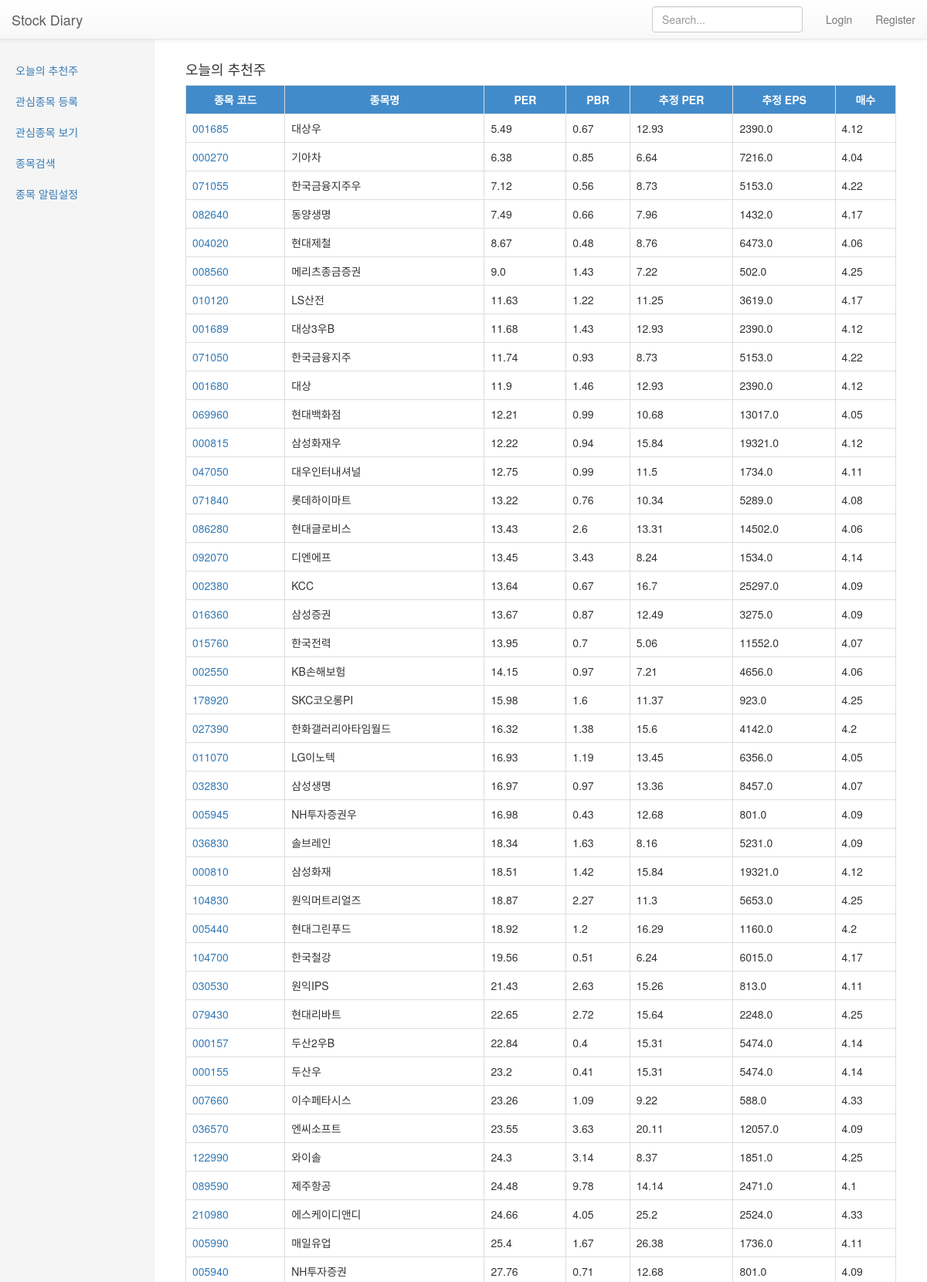
Screenshot of /stock/today (upper part) with the database file from the repository.
### stock/models.py (models this page shows, shortened)
class StockInform(models.Model):
	stock_code = models.ForeignKey(Stock)
	year = models.IntegerField()
	per = models.FloatField()
	pbr = models.FloatField()
	cns_per = models.FloatField()
	cns_eps = models.FloatField()
	invest_point = models.FloatField(default=0.0)
	invest_remark = models.CharField(max_length=10,default='')

class Stock(models.Model):
	stock_code = models.CharField(max_length=10)
	stock_name = models.CharField(max_length=100)
	stock_gubun = models.CharField(max_length=10, default="코스피")

### stock/views.py (the view)
def today_stock(request):
	stock_items = []
	stock = StockFilter.objects.filter(filter_name='todaystock')
	_per_from = stock[0].cns_per_from
	_per_to = stock[0].cns_per_to
	_pbr_from = stock[0].pbr_from
	_pbr_to = stock[0].pbr_to
	_cns_per_from = stock[0].cns_per_from
	_cns_per_to = stock[0].cns_per_to
	_cns_eps_from = stock[0].cns_eps_from
	_cns_eps_to = stock[0].cns_eps_to
	_invest_point_to = stock[0].invest_point_to
	current_year= datetime.today().year
	stock_items = StockInform.objects.filter(
		year=current_year,
		per__gt=_per_from,
		per__lt=_per_to,
		pbr__gt=_pbr_from,
		pbr__lt=_pbr_to,
		cns_per__gt=_cns_per_from,
		cns_per__lt=_cns_per_to,
		cns_eps__gt=_cns_eps_from,
		cns_eps__lt=_cns_eps_to,
		invest_point__gt=_invest_point_to,
		).order_by('per')
	return render(request,'stock/today.html',{
		'stock_items':stock_items,
		})

### stock/templates/stock/today.html
{% extends "stock/base.html" %}
{% block contents %}
<h4>오늘의 추천주</h4>
<table class="table table-bordered table-hover">
<tr>
	<th>종목 코드</th>
	<th>종목명</th>
	<th>PER</th>
	<th>PBR</th>
	<th>추정 PER</th>
	<th>추정 EPS</th>
	<th>매수</th>
</tr>
{% for stock_item in stock_items %}
<tr>
	<td><a href="http://finance.naver.com/item/main.nhn?code={{ stock_item.stock_code.stock_code }}" target="_blank">{{ stock_item.stock_code.stock_code }}</a></td>
	<td>{{ stock_item.stock_code.stock_name }}</td>
	<td>{{ stock_item.per }}</td>
	<td>{{ stock_item.pbr }}</td>
	<td>{{ stock_item.cns_per }}</td>
	<td>{{ stock_item.cns_eps }}</td>
	<td>{{ stock_item.invest_point }}</td>
</tr>
{% endfor %}
</table>
{% endblock %}

### stock/templates/stock/base.html (shortened to what this page needs)
<!doctype html>
{% load static from staticfiles %}
<html>
<head>
<link rel="stylesheet" href="https://maxcdn.bootstrapcdn.com/bootstrap/3.3.2/css/bootstrap.min.css">
<link rel="stylesheet" href="https://maxcdn.bootstrapcdn.com/bootstrap/3.3.2/css/bootstrap-theme.min.css">
<link rel="stylesheet" href="//code.jquery.com/ui/1.11.4/themes/smoothness/jquery-ui.css">
<link rel="stylesheet" href="{% static 'stock/stock.css' %}">
</head>
<body>
	<nav class="navbar navbar-default navbar-fixed-top nav-bar-color">
      <div class="container-fluid">
        <div class="navbar-header">
          <a class="navbar-brand" href="#">Stock Diary</a>
        </div>
        <div id="navbar_right" class="navbar-collapse collapse">
          <ul class="nav navbar-nav navbar-right">
            {% if request.user.is_authenticated %}
            <li><a href="#">{{ request.user.last_name }}{{ request.user.first_name }}님</a></li>
            <li><a href="{% url 'logout' %}">Logout</a></li>
            {% else %}
            <li><a href="{% url 'login' %}">Login</a></li>
            <li><a href="{% url 'register' %}">Register</a></li>
            {% endif %}
          </ul>
          <form class="navbar-form navbar-right" method="POST" action="{% url 'stock_search' %}">
            <input type="text" class="form-control" placeholder="Search..." id="search_key" name="search_key" autocomplete="off">
          </form>
        </div>
      </div>
    </nav>
	<div class="container-fluid">
      <div class="row">
        <div class="col-sm-3 col-md-2 sidebar">
          <ul class="nav nav-sidebar">
            <li><a href="{% url 'today_stock' %}">오늘의 추천주</a></li>
            <li><a href="{% url 'favorite' %}">관심종목 등록</a></li>
            <li><a href="{% url 'favorite_list' %}">관심종목 보기</a></li>
            <li><a href="{% url 'search_stock' %}">종목검색</a></li>
            <li><a href="{% url 'alarm' %}">종목 알림설정</a></li>
          </ul>
        </div>
        <div class="col-sm-9 col-sm-offset-3 col-md-10 col-md-offset-2 main">
			{% block contents %}{% endblock %}
        </div>
      </div>
    </div>
</body>
</html>

### stock/static/stock/stock.css (style rules this page uses)
body { padding-top: 50px; }
@media (min-width: 768px) { .sidebar { position: fixed; top: 51px; bottom: 0; left: 0; z-index: 1000; display: block; padding: 20px; overflow-x: hidden; overflow-y: auto; background-color: #f5f5f5; border-right: 1px solid #eee; } }
.main { padding: 20px; }
@media (min-width: 768px) { .main { padding-right: 40px; padding-left: 40px; } }
.nav-sidebar { margin-right: -21px; margin-bottom: 20px; margin-left: -20px; }
.nav-sidebar > li > a { padding-right: 20px; padding-left: 20px; }
.nav-bar-color { background-color:#C9F0DD; }
th { text-align: center; background-color: #428bca; color:white; }

### stock/templates/stock/base.html (style rules this page uses)
body { padding-top: 50px; }
@media (min-width: 768px) { .sidebar { position: fixed; top: 51px; bottom: 0; left: 0; z-index: 1000; display: block; padding: 20px; overflow-x: hidden; overflow-y: auto; background-color: #f5f5f5; border-right: 1px solid #eee; } }
.main { padding: 20px; }
@media (min-width: 768px) { .main { padding-right: 40px; padding-left: 40px; } }
.nav-sidebar { margin-right: -21px; margin-bottom: 20px; margin-left: -20px; }
.nav-sidebar > li > a { padding-right: 20px; padding-left: 20px; }
.nav-bar-color { background-color:#C9F0DD; }
th { text-align: center; background-color: #428bca; color:white; }

### rows the page displays
StockInform: stock_code.stock_code "001685", stock_code.stock_name "대상우", per "5.49", pbr "0.67", cns_per "12.93", cns_eps "2390.0", invest_point "4.12"
StockInform: stock_code.stock_code "000270", stock_code.stock_name "기아차", per "6.38", pbr "0.85", cns_per "6.64", cns_eps "7216.0", invest_point "4.04"
StockInform: stock_code.stock_code "071055", stock_code.stock_name "한국금융지주우", per "7.12", pbr "0.56", cns_per "8.73", cns_eps "5153.0", invest_point "4.22"
StockInform: stock_code.stock_code "082640", stock_code.stock_name "동양생명", per "7.49", pbr "0.66", cns_per "7.96", cns_eps "1432.0", invest_point "4.17"
StockInform: stock_code.stock_code "004020", stock_code.stock_name "현대제철", per "8.67", pbr "0.48", cns_per "8.76", cns_eps "6473.0", invest_point "4.06"
StockInform: stock_code.stock_code "008560", stock_code.stock_name "메리츠종금증권", per "9.0", pbr "1.43", cns_per "7.22", cns_eps "502.0", invest_point "4.25"
StockInform: stock_code.stock_code "010120", stock_code.stock_name "LS산전", per "11.63", pbr "1.22", cns_per "11.25", cns_eps "3619.0", invest_point "4.17"
StockInform: stock_code.stock_code "001689", stock_code.stock_name "대상3우B", per "11.68", pbr "1.43", cns_per "12.93", cns_eps "2390.0", invest_point "4.12"
StockInform: stock_code.stock_code "071050", stock_code.stock_name "한국금융지주", per "11.74", pbr "0.93", cns_per "8.73", cns_eps "5153.0", invest_point "4.22"
StockInform: stock_code.stock_code "001680", stock_code.stock_name "대상", per "11.9", pbr "1.46", cns_per "12.93", cns_eps "2390.0", invest_point "4.12"
StockInform: stock_code.stock_code "069960", stock_code.stock_name "현대백화점", per "12.21", pbr "0.99", cns_per "10.68", cns_eps "13017.0", invest_point "4.05"
StockInform: stock_code.stock_code "000815", stock_code.stock_name "삼성화재우", per "12.22", pbr "0.94", cns_per "15.84", cns_eps "19321.0", invest_point "4.12"
StockInform: stock_code.stock_code "047050", stock_code.stock_name "대우인터내셔널", per "12.75", pbr "0.99", cns_per "11.5", cns_eps "1734.0", invest_point "4.11"
StockInform: stock_code.stock_code "071840", stock_code.stock_name "롯데하이마트", per "13.22", pbr "0.76", cns_per "10.34", cns_eps "5289.0", invest_point "4.08"
StockInform: stock_code.stock_code "086280", stock_code.stock_name "현대글로비스", per "13.43", pbr "2.6", cns_per "13.31", cns_eps "14502.0", invest_point "4.06"
StockInform: stock_code.stock_code "092070", stock_code.stock_name "디엔에프", per "13.45", pbr "3.43", cns_per "8.24", cns_eps "1534.0", invest_point "4.14"
StockInform: stock_code.stock_code "002380", stock_code.stock_name "KCC", per "13.64", pbr "0.67", cns_per "16.7", cns_eps "25297.0", invest_point "4.09"
StockInform: stock_code.stock_code "016360", stock_code.stock_name "삼성증권", per "13.67", pbr "0.87", cns_per "12.49", cns_eps "3275.0", invest_point "4.09"
StockInform: stock_code.stock_code "015760", stock_code.stock_name "한국전력", per "13.95", pbr "0.7", cns_per "5.06", cns_eps "11552.0", invest_point "4.07"
StockInform: stock_code.stock_code "002550", stock_code.stock_name "KB손해보험", per "14.15", pbr "0.97", cns_per "7.21", cns_eps "4656.0", invest_point "4.06"
StockInform: stock_code.stock_code "178920", stock_code.stock_name "SKC코오롱PI", per "15.98", pbr "1.6", cns_per "11.37", cns_eps "923.0", invest_point "4.25"
StockInform: stock_code.stock_code "027390", stock_code.stock_name "한화갤러리아타임월드", per "16.32", pbr "1.38", cns_per "15.6", cns_eps "4142.0", invest_point "4.2"
StockInform: stock_code.stock_code "011070", stock_code.stock_name "LG이노텍", per "16.93", pbr "1.19", cns_per "13.45", cns_eps "6356.0", invest_point "4.05"
StockInform: stock_code.stock_code "032830", stock_code.stock_name "삼성생명", per "16.97", pbr "0.97", cns_per "13.36", cns_eps "8457.0", invest_point "4.07"
StockInform: stock_code.stock_code "005945", stock_code.stock_name "NH투자증권우", per "16.98", pbr "0.43", cns_per "12.68", cns_eps "801.0", invest_point "4.09"
StockInform: stock_code.stock_code "036830", stock_code.stock_name "솔브레인", per "18.34", pbr "1.63", cns_per "8.16", cns_eps "5231.0", invest_point "4.09"
StockInform: stock_code.stock_code "000810", stock_code.stock_name "삼성화재", per "18.51", pbr "1.42", cns_per "15.84", cns_eps "19321.0", invest_point "4.12"
StockInform: stock_code.stock_code "104830", stock_code.stock_name "원익머트리얼즈", per "18.87", pbr "2.27", cns_per "11.3", cns_eps "5653.0", invest_point "4.25"
StockInform: stock_code.stock_code "005440", stock_code.stock_name "현대그린푸드", per "18.92", pbr "1.2", cns_per "16.29", cns_eps "1160.0", invest_point "4.2"
StockInform: stock_code.stock_code "104700", stock_code.stock_name "한국철강", per "19.56", pbr "0.51", cns_per "6.24", cns_eps "6015.0", invest_point "4.17"
StockInform: stock_code.stock_code "030530", stock_code.stock_name "원익IPS", per "21.43", pbr "2.63", cns_per "15.26", cns_eps "813.0", invest_point "4.11"
StockInform: stock_code.stock_code "079430", stock_code.stock_name "현대리바트", per "22.65", pbr "2.72", cns_per "15.64", cns_eps "2248.0", invest_point "4.25"
StockInform: stock_code.stock_code "000157", stock_code.stock_name "두산2우B", per "22.84", pbr "0.4", cns_per "15.31", cns_eps "5474.0", invest_point "4.14"
StockInform: stock_code.stock_code "000155", stock_code.stock_name "두산우", per "23.2", pbr "0.41", cns_per "15.31", cns_eps "5474.0", invest_point "4.14"
StockInform: stock_code.stock_code "007660", stock_code.stock_name "이수페타시스", per "23.26", pbr "1.09", cns_per "9.22", cns_eps "588.0", invest_point "4.33"
StockInform: stock_code.stock_code "036570", stock_code.stock_name "엔씨소프트", per "23.55", pbr "3.63", cns_per "20.11", cns_eps "12057.0", invest_point "4.09"
StockInform: stock_code.stock_code "122990", stock_code.stock_name "와이솔", per "24.3", pbr "3.14", cns_per "8.37", cns_eps "1851.0", invest_point "4.25"
StockInform: stock_code.stock_code "089590", stock_code.stock_name "제주항공", per "24.48", pbr "9.78", cns_per "14.14", cns_eps "2471.0", invest_point "4.1"
StockInform: stock_code.stock_code "210980", stock_code.stock_name "에스케이디앤디", per "24.66", pbr "4.05", cns_per "25.2", cns_eps "2524.0", invest_point "4.33"
StockInform: stock_code.stock_code "005990", stock_code.stock_name "매일유업", per "25.4", pbr "1.67", cns_per "26.38", cns_eps "1736.0", invest_point "4.11"
StockInform: stock_code.stock_code "005940", stock_code.stock_name "NH투자증권", per "27.76", pbr "0.71", cns_per "12.68", cns_eps "801.0", invest_point "4.09"
